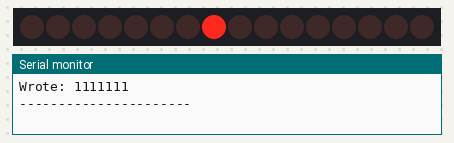
This sketch was run on a simulated Arduino Uno, built with avr-gcc and run on an emulated ATmega328P. Parts: 16 port-expander outputs drawn as a row of LEDs (first output left, lit = HIGH), the last lines printed to the serial monitor. Wiring (inferred from the names in the program): PCF8575 port expander at I2C address 0x20. Wiring (inferred from the signals the program sends): row of LEDs: on Q0, Q1, Q2, Q3, Q4, Q5, Q6, Q7, Q8, Q9, Q10, Q11, Q12, Q13, Q14, Q15.

Above: at 1.5 s.
At 3.5 s:
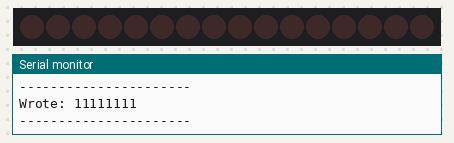
Timing chart, 0 to 5.2 s (numbered marks = the images above):
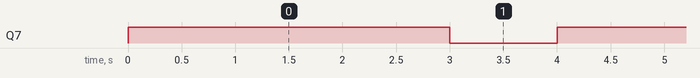

Measured:
- by itself, Q7: alternates HIGH for 3.0 s and LOW for 1.0 s

The sketch:

BlinkLCD.ino
```cpp
//This just blinks the backlight of the LCD. It shows how to write to the i2c IO expander output
//Adapted from code found here:http://www.instructables.com/id/Using-The-PCF8575-i2c-io-Expander-To-Read-Inputs-/?ALLSTEPS

#include <Wire.h>

int address = 0x20; //0100000 (7bit) address of the IO expander on i2c bus
uint8_t dataReceive; //8bit data received
uint8_t dataSend;  //8bit data sent


void setup() {
  Wire.begin();
  Serial.begin(115200);
  //turn pins to input in setup
  //if bit = 0, pin functions as input or an output that is off
  //if bit = 1, pin functions as an output that is on
  dataSend = B01111111; //turn every pin to input except P7
  pcf8574_write(dataSend); //set up pins
}

// the loop function runs over and over again forever
void loop() {
  dataSend = B01111111;
  pcf8574_write(dataSend);           //Turn on the LCD backlight (active low).
  Serial.print("Wrote: ");
  Serial.println(dataSend,BIN);      //Might drop leading zeros?
  Serial.println("----------------------");
  delay(3000);                       // wait for 3 seconds
  dataSend = B11111111;
  pcf8574_write(dataSend);
  Serial.print("Wrote: ");
  Serial.println(dataSend,BIN);
  Serial.println("----------------------");
  delay(1000);                       // wait for a second

}

//I2C/TWI success (transaction was successful).
static const uint8_t ku8TWISuccess                   = 0;
//I2C/TWI device not present (address sent, NACK received).
static const uint8_t ku8TWIDeviceNACK                = 2;
//I2C/TWI data not received (data sent, NACK received).
static const uint8_t ku8TWIDataNACK                  = 3;
//I2C/TWI other error.
static const uint8_t ku8TWIError                     = 4;

uint8_t error;
void pcf8574_write(uint8_t dt){
  Wire.beginTransmission(address);
  Wire.write(dt);

  error = Wire.endTransmission();
  if(error == ku8TWISuccess){ //okay!

  }
  else{ //we have an error
    //do something here if you like
  }
}
```
